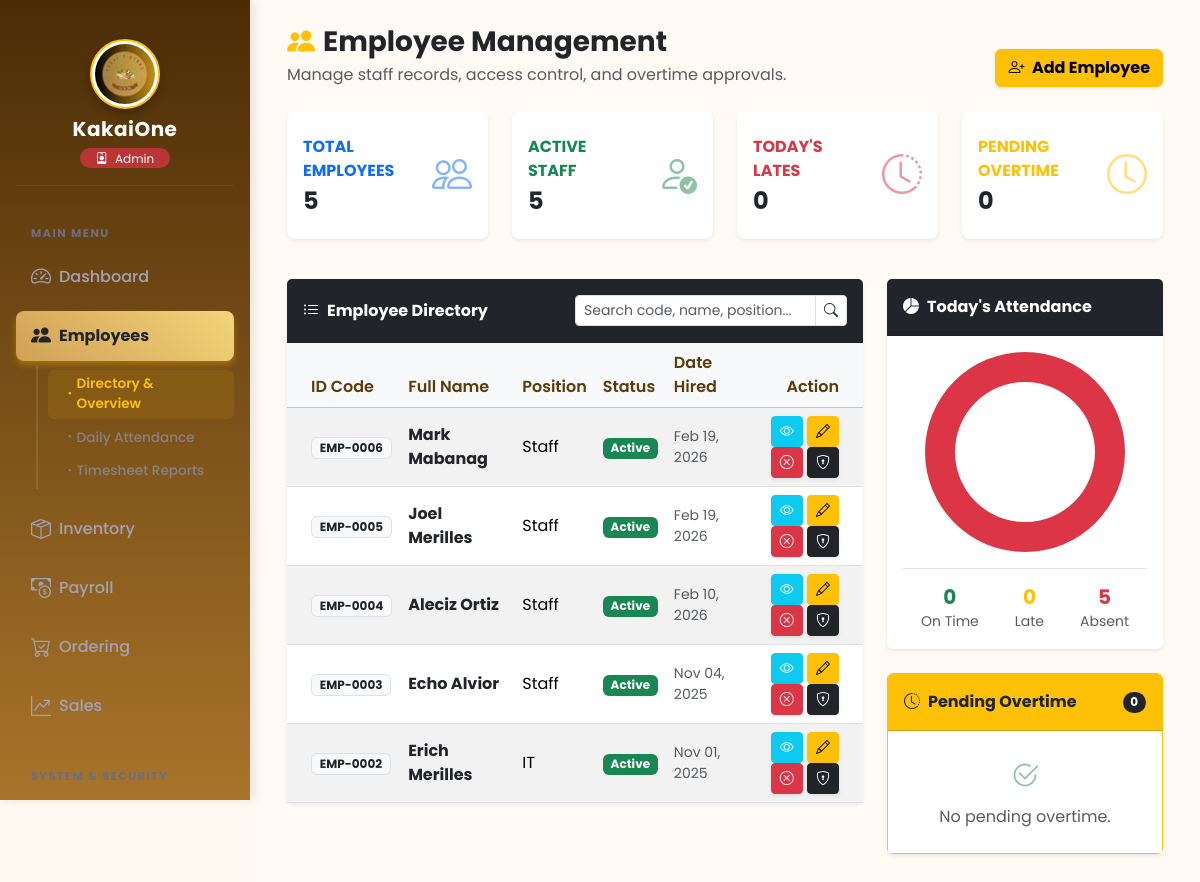
Page /frontend/employee/employee_module.php (signed in) on the earlier database version.
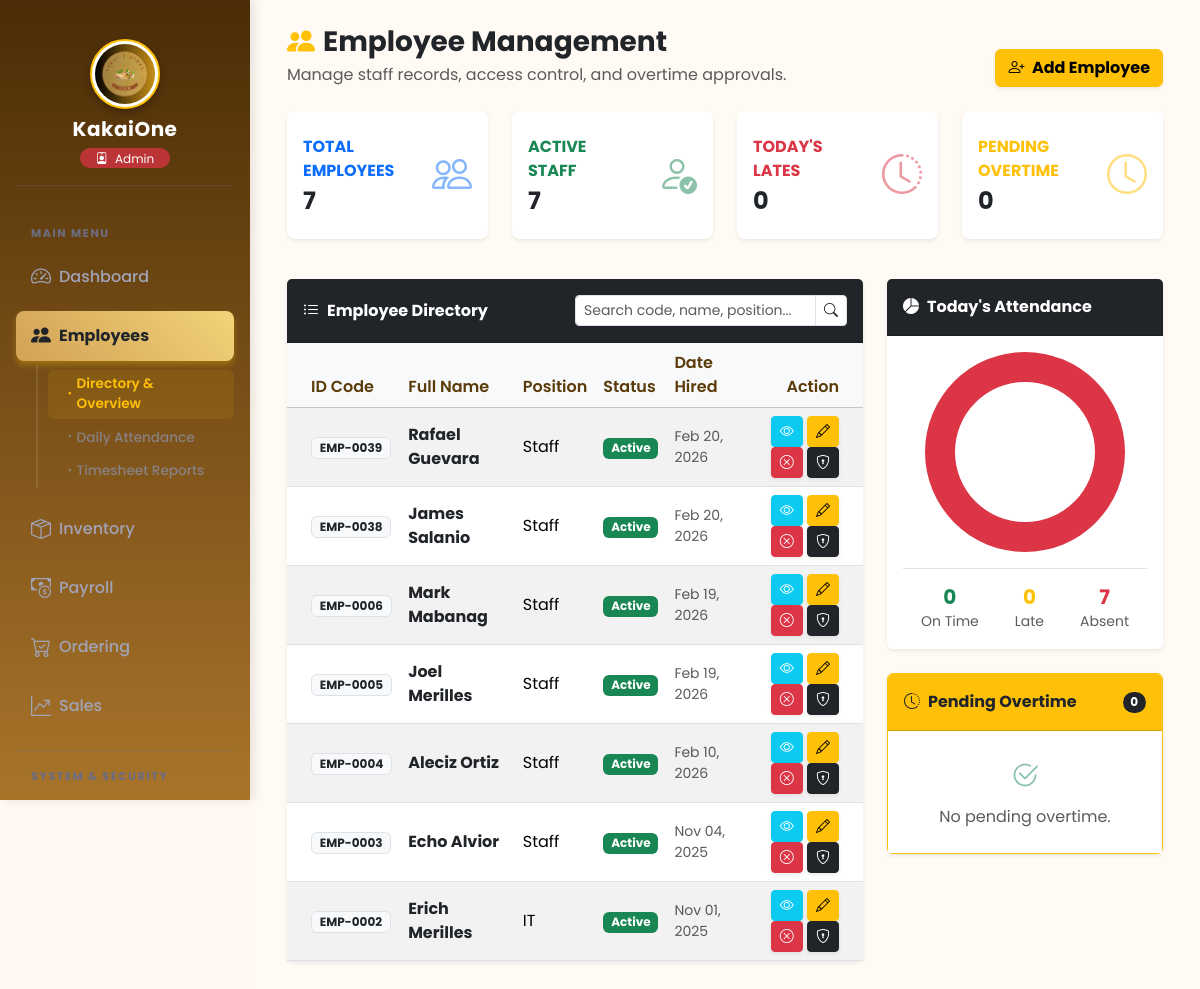
Same page on the later database version.
### tables this page shows
CREATE TABLE `employees` (
  `employee_id` int(11) NOT NULL,
  `employee_code` varchar(50) DEFAULT NULL,
  `first_name` varchar(100) DEFAULT NULL,
  `last_name` varchar(100) DEFAULT NULL,
  `email` varchar(150) DEFAULT NULL,
  `contact_number` varchar(20) DEFAULT NULL,
  `password` varchar(255) DEFAULT NULL,
  `position` varchar(100) DEFAULT NULL,
  `daily_rate` decimal(10,2) DEFAULT 500.00,
  `role` enum('Admin','Employee') DEFAULT 'Employee',
  `status` enum('Active','Inactive') DEFAULT 'Active',
  `date_hired` date DEFAULT NULL,
  `created_at` timestamp NOT NULL DEFAULT current_timestamp()
);

### frontend/includes/auth_check.php (called while the page is built, shortened)
<?php
function hasPermission($key)
{
    if (isset($_SESSION['role']) && $_SESSION['role'] === 'Admin') {
        return true;
    }
}

### frontend/employee/employee_module.php (the view, shortened to what the changed rows need)
<?php
require_once __DIR__ . '/../includes/auth_check.php';
try {
    $stmt = $pdo->prepare("
        SELECT employee_id, employee_code, first_name, last_name, position, status, date_hired, contact_number, email
        FROM employees
        WHERE role = 'Employee'
        ORDER BY employee_id DESC
    ");
    $stmt->execute();
    $employees = $stmt->fetchAll();
} catch (PDOException $e) {
    $employees = [];
}
$totalEmployees = count($employees);
$activeEmployees = 0;
foreach ($employees as $emp) {
    if (strtolower($emp['status']) === 'active') {
        $activeEmployees++;
    }
}
$attendanceStats = ['on_time' => 0, 'late' => 0, 'absent' => 0];
$today = date('Y-m-d');
try {
    $stmt = $pdo->prepare("
        SELECT a.attendance_id, a.status
        FROM employees e
        LEFT JOIN attendance a ON a.attendance_id = (
            SELECT MAX(attendance_id)
            FROM attendance sub_a
            WHERE sub_a.employee_id = e.employee_id AND DATE(sub_a.time_in) = ?
        )
        WHERE e.status = 'Active' AND e.role = 'Employee'
    ");
    $stmt->execute([$today]);
    $dailyRecords = $stmt->fetchAll();
    foreach ($dailyRecords as $record) {
        if (empty($record['attendance_id'])) {
            $attendanceStats['absent']++;
        }
    }
} catch (PDOException $e) {
}
?>
<!DOCTYPE html>
<html lang="en">
<head>
    <?php include '../includes/links.php'; ?>
</head>
<body class="bg-light">
    <div id="dashboardContainer">
        <main id="main-content" style="margin-left: 250px; padding: 25px; transition: margin-left 0.3s;">
            <div class="container-fluid">
                <div class="row mb-4">
                    <div class="col-xl-3 col-md-6 mb-3">
                        <div class="card stat-card border-0 shadow-sm border-left-primary h-100 py-2">
                            <div class="card-body">
                                <div class="row no-gutters align-items-center">
                                    <div class="col mr-2">
                                        <div class="text-xs fw-bold text-primary text-uppercase mb-1">Total Employees</div>
                                        <div class="h4 mb-0 fw-bold text-dark"><?= $totalEmployees; ?></div>
                                    </div>
                                </div>
                            </div>
                        </div>
                    </div>
                    <div class="col-xl-3 col-md-6 mb-3">
                        <div class="card stat-card border-0 shadow-sm border-left-success h-100 py-2">
                            <div class="card-body">
                                <div class="row no-gutters align-items-center">
                                    <div class="col mr-2">
                                        <div class="text-xs fw-bold text-success text-uppercase mb-1">Active Staff</div>
                                        <div class="h4 mb-0 fw-bold text-dark"><?= $activeEmployees; ?></div>
                                    </div>
                                </div>
                            </div>
                        </div>
                    </div>
                </div>
                <div class="row">
                    <div class="col-lg-8">
                        <div class="card mb-4 shadow-sm border-0">
                            <div class="card-body p-0">
                                <div class="table-responsive">
                                    <table class="table table-striped align-middle mb-0" id="employeeTable">
                                        <thead class="table-light">
                                            <tr>
                                                <th class="ps-4">ID Code</th>
                                                <th>Full Name</th>
                                                <th>Position</th>
                                                <th>Status</th>
                                                <th>Date Hired</th>
                                                <th class="text-end pe-4">Action</th>
                                            </tr>
                                        </thead>
                                        <tbody>
                                            <?php if (!empty($employees)): ?>
                                                <?php foreach ($employees as $emp): ?>
                                                    <tr>
                                                        <td class="ps-4">
                                                            <span class="badge bg-light text-dark border fw-bold"><?= htmlspecialchars($emp['employee_code'] ?? 'N/A'); ?></span>
                                                        </td>
                                                        <td class="fw-bold text-dark"><?= htmlspecialchars($emp['first_name'] . ' ' . $emp['last_name']); ?></td>
                                                        <td><?= htmlspecialchars($emp['position']); ?></td>
                                                        <td>
                                                            <span class="badge bg-<?= (strtolower($emp['status']) === 'active') ? 'success' : 'secondary'; ?>">
                                                                <?= htmlspecialchars($emp['status']); ?>
                                                            </span>
                                                        </td>
                                                        <td class="text-muted small"><?= date('M d, Y', strtotime($emp['date_hired'])); ?></td>
                                                        <td class="text-end pe-4">
                                                            <button class="btn btn-sm btn-info text-white shadow-sm" onclick="viewEmployee(<?= $emp['employee_id']; ?>)" title="View">
                                                                <i class="bi bi-eye"></i>
                                                            </button>
                                                            <?php if (hasPermission('emp_edit')): ?>
                                                                <button class="btn btn-sm btn-warning shadow-sm" onclick="editEmployee(<?= $emp['employee_id']; ?>)" title="Edit">
                                                                    <i class="bi bi-pencil"></i>
                                                                </button>
                                                            <?php endif; ?>
                                                            <?php if (hasPermission('emp_delete')): ?>
                                                                <button class="btn btn-sm btn-danger shadow-sm" onclick="confirmDeactivate(<?= $emp['employee_id']; ?>)" title="Deactivate">
                                                                    <i class="bi bi-x-circle"></i>
                                                                </button>
                                                            <?php endif; ?>
                                                            <?php if (isset($_SESSION['role']) && $_SESSION['role'] === 'Admin'): ?>
                                                                <a href="access_control.php?id=<?= $emp['employee_id']; ?>" class="btn btn-sm btn-dark shadow-sm" title="Access Control">
                                                                    <i class="bi bi-shield-lock"></i>
                                                                </a>
                                                            <?php endif; ?>
                                                        </td>
                                                    </tr>
                                                <?php endforeach; ?>
                                            <?php else: ?>
                                                <tr>
                                                    <td colspan="6" class="text-center text-muted py-4">No employees found.</td>
                                                </tr>
                                            <?php endif; ?>
                                        </tbody>
                                    </table>
                                </div>
                            </div>
                        </div>
                    </div>
                    <div class="col-lg-4 chart-section">
                        <div class="card mb-4 shadow-sm border-0">
                            <div class="card-body">
                                <div class="d-flex justify-content-around text-center border-top pt-3">
                                    <div>
                                        <h5 class="fw-bold text-danger mb-0"><?= $attendanceStats['absent']; ?></h5>
                                        <small class="text-muted">Absent</small>
                                    </div>
                                </div>
                            </div>
                        </div>
                    </div>
                </div>
            </div>
        </main>
    </div>
</body>
</html>

Differences in the rows shown:
added employees: employee_code "EMP-0039", first_name+last_name "Rafael Guevara", position "Staff", status "Active", date_hired "Feb 20, 2026"
added employees: employee_code "EMP-0038", first_name+last_name "James Salanio", position "Staff", status "Active", date_hired "Feb 20, 2026"
Other differences:
$totalEmployees: "5" → "7"
$activeEmployees: "5" → "7"
$attendanceStats['absent']: "5" → "7"
